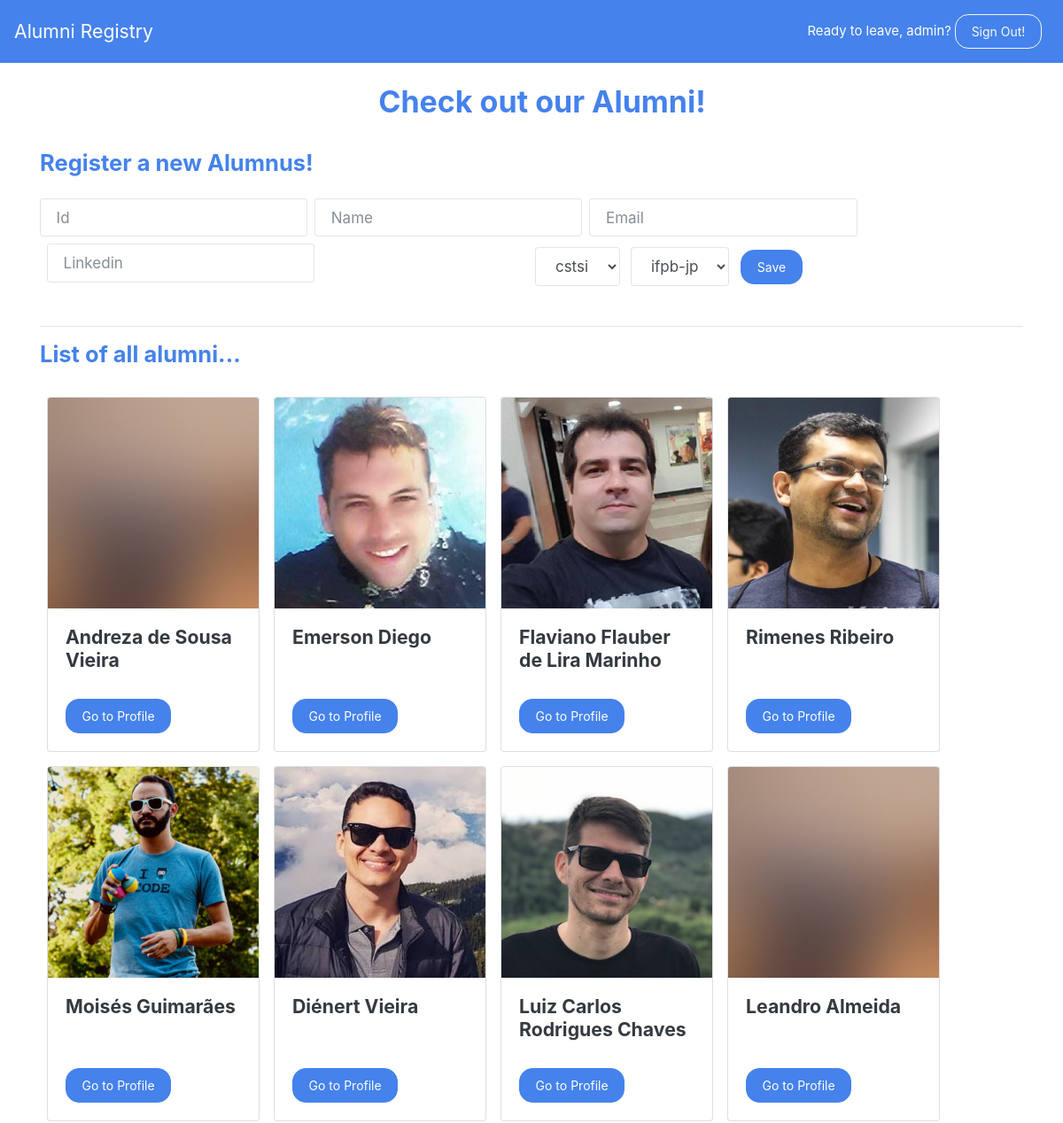
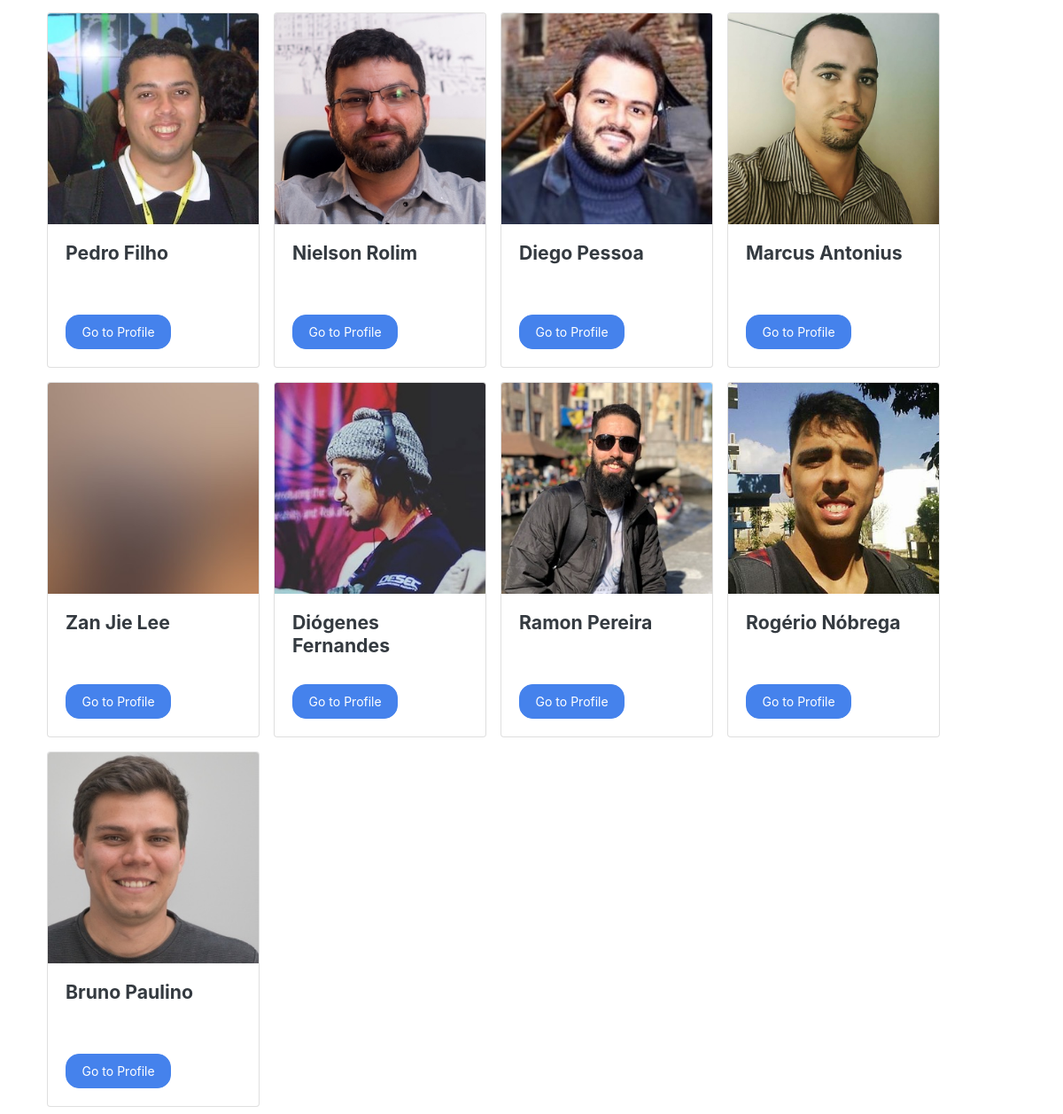
The page /alumni.php (signed in) on the database its author committed (2 pictures, top to bottom).
### tables this page shows
CREATE TABLE `alumni` (
  `idalumni` varchar(255) NOT NULL,
  `name` varchar(200) NOT NULL,
  `email` varchar(200) NOT NULL,
  `profile` varchar(255) DEFAULT NULL,
  `course` varchar(50) DEFAULT NULL,
  `campus` varchar(50) DEFAULT NULL,
  `created_at` timestamp NOT NULL DEFAULT CURRENT_TIMESTAMP
);

### src/alumni.php (the view, shortened to what this page needs)
<?php
  try {
    $pdo = getPDO();
    $sql = 'SELECT * FROM alumni';
    $stm = $pdo->prepare($sql);
    $stm->execute();
    $result = $stm->fetchAll();
  } catch(PDOException $e) {
    echo $e;
  }
  ?>
  <!DOCTYPE html>
  <html lang="en">
  <head>
    <link href="https://stackpath.bootstrapcdn.com/bootswatch/4.3.1/litera/bootstrap.min.css" rel="stylesheet">
  </head>
  <body>
    <nav class="navbar navbar-expand-lg navbar-dark bg-primary">
      <a class="navbar-brand" href="/">Alumni Registry</a>
      <div class="collapse navbar-collapse justify-content-end" id="navbarSupportedContent">
        <ul class="navbar-nav justify-content-end">
          <li class="nav-item active">
            <a class="nav-link" href="logout.php" formaction="logout.php">Ready to leave, <?php echo $_SESSION["username"] ?>? <strong class="btn btn-outline-light">Sign Out!</strong></a>
          </li>
        </ul>
      </div>
    </nav>
    <header class="ml-4 text-center mt-4">
      <h2 class="text-primary font-weight-bold">Check out our Alumni!</h2>
    </header>
    <br>
    <section class="container">
      <h4 class="mb-4 text-primary">Register a new Alumnus!</h4>
      <form class="form-inline" method="post" action="/alumni.php">
        <input type="text" class="form-control mb-2" name="id" id="inlineFormInputName2" placeholder="Id">
        <input type="text" class="form-control ml-2 mb-2" name="name" id="inlineFormInputName2" placeholder="Name" required>
        <input type="email" class="form-control ml-2 mb-2" name="email" id="inlineFormInputGroupUsername2" placeholder="Email" required>
        <input type="text" class="form-control ml-2 mb-2" name="linkedin" id="inlineFormInputGroupUsername2" placeholder="Linkedin" required>
        <div class="mx-auto">
        <select class="form-control" name="course">
          <option>cstsi</option>
        </select>
        <select class="form-control ml-2" name="campus">
          <option>ifpb-jp</option>
        </select>
        <button type="submit" class="btn btn-primary ml-2 align-items-centfer">Save</button>
        </div>
      </form>
      <br>
      <hr>
      <h4 class="mb-4 text-primary">List of all alumni...</h4>
      <div class="row mx-auto">
      <?php
        foreach($result as $user) {
          echo '<div class="card .col-md-4 m-2" style="width: 240px;">';
          $filename = __DIR__ . '/img/' . $user["idalumni"] . '.jpg';
          if(file_exists($filename)) {
            echo '<img src="http://localhost:8080/img/' . $user["idalumni"] . '.jpg" class="card-img-top" alt="' . $user["name"]. '">';
          } else {
            echo '<img src="http://localhost:8080/img/placeholder.jpg" class="card-img-top" alt="a' . $user["name"]. '">';
          }
          echo '<div class="card-body">';
          echo '<h5 class="card-title" style="height:70px!important; min-height:70px!important;">' . $user["name"] . '</h5>';
          echo '<a href="' . $user["profile"]. '" class="btn btn-primary">Go to Profile</a>';
          echo '</div>';
          echo '</div>';
        }
      ?>
      </div>
    </section>
  </body>
  </html>

### rows shown on the page
alumni: name "Andreza de Sousa Vieira"
alumni: idalumni (picture), name "Emerson Diego"
alumni: idalumni (picture), name "Flaviano Flauber de Lira Marinho"
alumni: idalumni (picture), name "Rimenes Ribeiro"
alumni: idalumni (picture), name "Moisés Guimarães"
alumni: idalumni (picture), name "Diénert Vieira"
alumni: idalumni (picture), name "Luiz Carlos Rodrigues Chaves"
alumni: name "Leandro Almeida"
alumni: idalumni (picture), name "Pedro Filho"
alumni: idalumni (picture), name "Nielson Rolim"
alumni: idalumni (picture), name "Diego Pessoa"
alumni: idalumni (picture), name "Marcus Antonius"
alumni: name "Zan Jie Lee"
alumni: idalumni (picture), name "Diógenes Fernandes"
alumni: idalumni (picture), name "Ramon Pereira"
alumni: idalumni (picture), name "Rogério Nóbrega"
alumni: idalumni (picture), name "Bruno Paulino"

### other values the page prints
$_SESSION["username"] "admin"
